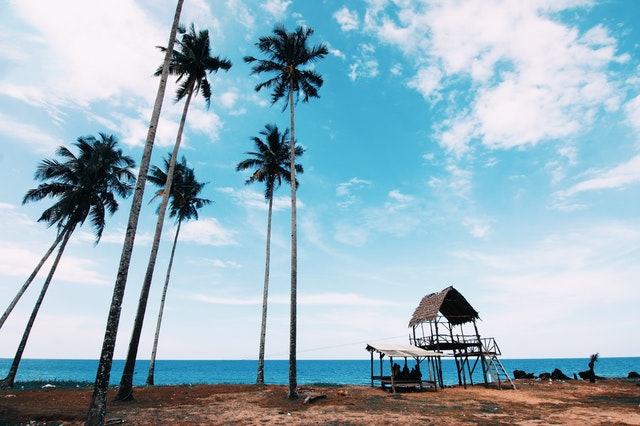
//> input picture Project6_Page145/test1.jpg, 640 x 426 px
$ ./Test   (built with g++ and OpenCV 4)
//> lines starting //> are read from the running program, lines starting //| are printed output that depends on the picture
#include "opencv2/opencv.hpp"
#include <iostream>
using namespace cv;
using namespace std;


int main()
{
	double alpha, beta;
	Mat src1, src2, dst;

	cout << "알파값을 입력하시오[0.0-1.0] : ";
	cin >> alpha;
//> the answer given: 0.5

	src1 = imread("test1.jpg");
//> src1 is the input picture: 426 rows x 640 cols, CV_8UC3; mean B, G, R 194.7, 181, 153.5
	src2 = imread("test2.jpg");
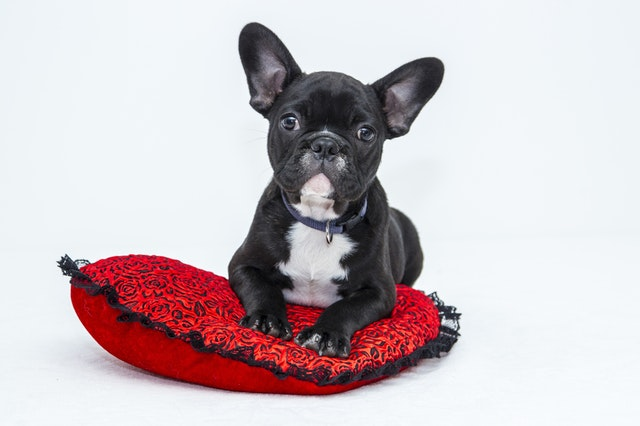
//> input picture Project6_Page145/test2.jpg, 640 x 426 px
//> src2 is the input picture: 426 rows x 640 cols, CV_8UC3; mean B, G, R 196.3, 192.2, 203.8

	beta = (1.0 - alpha);

	dst = Mat::zeros(src1.size(), src1.type());
	//addWeighted(src1, alpha, src2, beta, 0.0, dst);
	//for문 3개로 대체
	for (int y = 0; y < src1.rows; y++)
	{
		for (int x = 0; x < src1.cols; x++)
		{
			for (int c = 0; c < 3; c++)
			{
				uchar pixel1 = src1.at<Vec3b>(y, x)[c];
				uchar pixel2 = src2.at<Vec3b>(y, x)[c];

				dst.at<Vec3b>(y, x)[c] = saturate_cast<uchar>(alpha * pixel1 + beta * pixel2);
			}
		}
	}
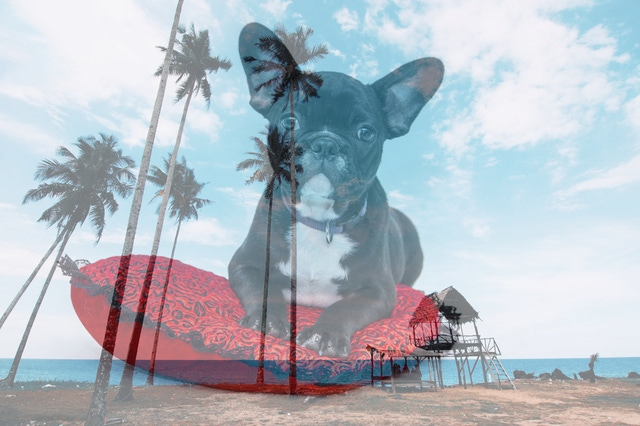
//> dst: 426 rows x 640 cols, CV_8UC3; mean B, G, R 195.5, 186.6, 178.6

	imshow("Original Image1", src1);
	imshow("Original Image2", src2);
	imshow("선형 합성", dst);
	waitKey(0);
	return(0);
}
